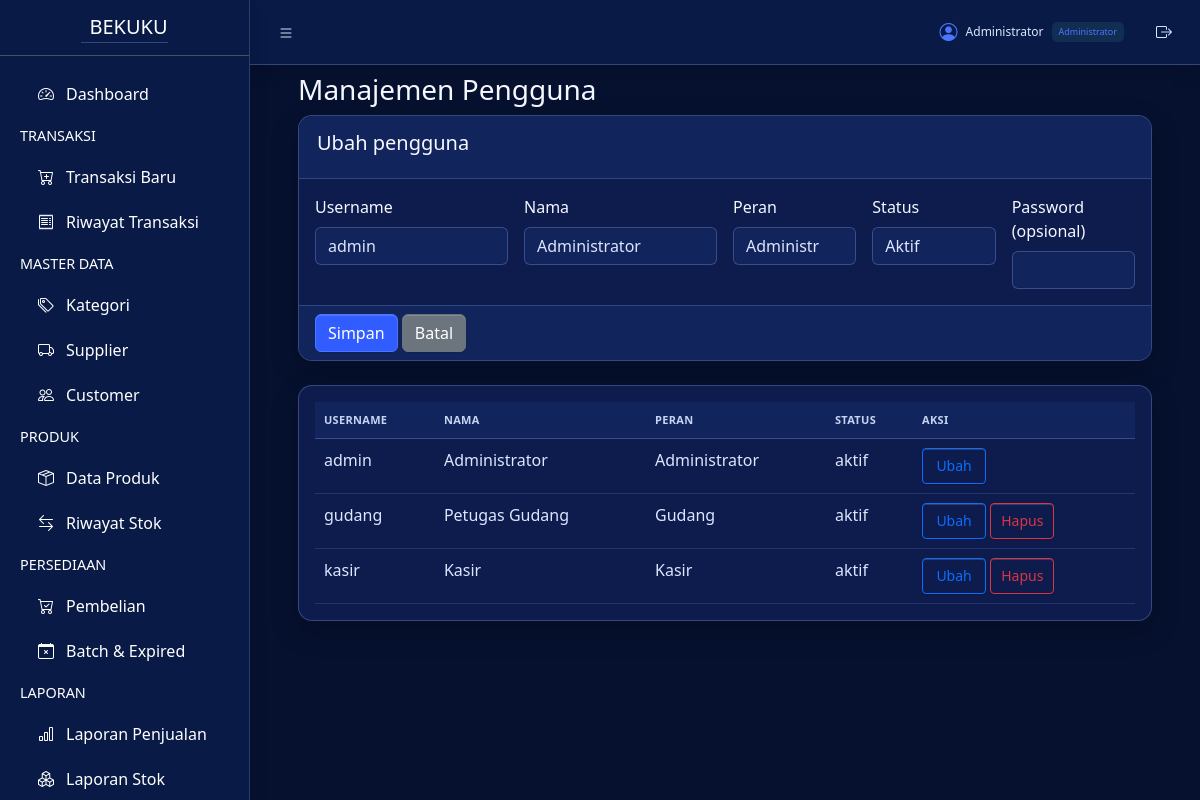
Page /users/index.php?edit=1 (signed in) on the committed database.
### tables this page shows
CREATE TABLE IF NOT EXISTS `users` (
  `user_id` INT UNSIGNED NOT NULL AUTO_INCREMENT,
  `username` VARCHAR(50) NOT NULL,
  `name` VARCHAR(100) NOT NULL,
  `password_hash` VARCHAR(255) NOT NULL,
  `role` ENUM('admin','kasir','gudang') NOT NULL,
  `status` ENUM('aktif','nonaktif') NOT NULL DEFAULT 'aktif',
  `created_at` TIMESTAMP NOT NULL DEFAULT CURRENT_TIMESTAMP,
  `updated_at` TIMESTAMP NOT NULL DEFAULT CURRENT_TIMESTAMP ON UPDATE CURRENT_TIMESTAMP,
  PRIMARY KEY (`user_id`),
  UNIQUE KEY `uq_users_username` (`username`),
  KEY `idx_users_role_status` (`role`, `status`)
);

### config/app.php (called while the page is built, shortened)
<?php
function bekuku_user(): array
{
    return $_SESSION['bekuku_user'] ?? [];
}
function bekuku_role_label(string $role): string
{
    return [
        'admin' => 'Administrator',
        'kasir' => 'Kasir',
        'gudang' => 'Gudang',
    ][$role] ?? ucfirst($role);
}
function bekuku_base_path(): string
{
    $requestPath = parse_url($_SERVER['REQUEST_URI'] ?? '/', PHP_URL_PATH) ?: '/';
    $segments = array_values(array_filter(explode('/', $requestPath), 'strlen'));
    if ($segments !== []) {
        $candidate = '/' . $segments[0];
        $documentRoot = (string) ($_SERVER['DOCUMENT_ROOT'] ?? '');
        $projectName = basename(dirname(__DIR__));
    }
    return '';
}
function bekuku_url(string $path = ''): string
{
    $base = bekuku_base_path();
    if ($path === '') {
        return $base === '' ? '/' : $base;
    }
    $normalized = '/' . ltrim($path, '/');
    return $base === '' ? $normalized : $base . $normalized;
}

### users/index.php (the view, shortened to what this page needs)
<?php
require_once __DIR__ . '/../config/app.php';
require_once __DIR__ . '/../config/database.php';
$editing = null;
if (isset($_GET['edit'])) {
    $stmt = $conn->prepare('SELECT user_id, username, name, role, status FROM users WHERE user_id = ?');
    $stmt->execute([(int) $_GET['edit']]);
    $editing = $stmt->fetch(PDO::FETCH_ASSOC) ?: null;
}
$users = $conn->query('SELECT user_id, username, name, role, status, created_at FROM users ORDER BY username')->fetchAll(PDO::FETCH_ASSOC);
?>
<!DOCTYPE html>
<html lang="id">
<head>
    <link rel="stylesheet" href="https://cdn.jsdelivr.net/npm/bootstrap-icons@1.13.1/font/bootstrap-icons.min.css">
    <link rel="stylesheet" href="<?= bekuku_url('assets/css/users.css') ?>?v=202610240033">
</head>
<body class="layout-fixed sidebar-expand-lg bg-body-tertiary">
<div class="app-wrapper">
    <?php require_once __DIR__ . '/../includes/header.php'; ?>
    <main class="app-main"><div class="app-content p-4">
        <div class="container-fluid">
            <h3>Manajemen Pengguna</h3>
            <div class="card mb-4"><div class="card-header"><h5><?= $editing ? 'Ubah pengguna' : 'Tambah pengguna' ?></h5></div>
                <form method="post"><input type="hidden" name="action" value="save">
                    <div class="card-body row g-3">
                        <div class="col-md-3"><label class="form-label">Username</label><input class="form-control" name="username" required value="<?= htmlspecialchars($editing['username'] ?? '', ENT_QUOTES, 'UTF-8') ?>"></div>
                        <div class="col-md-3"><label class="form-label">Nama</label><input class="form-control" name="name" required value="<?= htmlspecialchars($editing['name'] ?? '', ENT_QUOTES, 'UTF-8') ?>"></div>
                        <div class="col-md-2"><label class="form-label">Peran</label><select class="form-select" name="role"><?php foreach (['admin', 'kasir', 'gudang'] as $role): ?><option value="<?= $role ?>" <?= ($editing['role'] ?? '') === $role ? 'selected' : '' ?>><?= bekuku_role_label($role) ?></option><?php endforeach; ?></select></div>
                        <div class="col-md-2"><label class="form-label">Status</label><select class="form-select" name="status"><option value="aktif" <?= ($editing['status'] ?? 'aktif') === 'aktif' ? 'selected' : '' ?>>Aktif</option></select></div>
                        <div class="col-md-2"><label class="form-label">Password <?= $editing ? '(opsional)' : '' ?></label><input class="form-control" type="password" name="password" <?= $editing ? '' : 'required' ?> minlength="8"></div>
                    </div><div class="card-footer"><button class="btn btn-primary">Simpan</button><?php if ($editing): ?> <a class="btn btn-secondary" href="index.php">Batal</a><?php endif; ?></div>
                </form>
            </div>
            <div class="card"><div class="card-body table-responsive"><table class="table"><thead><tr><th>Username</th><th>Nama</th><th>Peran</th><th>Status</th><th>Aksi</th></tr></thead><tbody>
            <?php foreach ($users as $user): ?><tr><td><?= htmlspecialchars($user['username'], ENT_QUOTES, 'UTF-8') ?></td><td><?= htmlspecialchars($user['name'], ENT_QUOTES, 'UTF-8') ?></td><td><?= bekuku_role_label($user['role']) ?></td><td><?= htmlspecialchars($user['status'], ENT_QUOTES, 'UTF-8') ?></td><td><a class="btn btn-sm btn-outline-primary" href="?edit=<?= (int) $user['user_id'] ?>">Ubah</a> <?php if ((int) $user['user_id'] !== (int) (bekuku_user()['id'] ?? 0)): ?><form method="post" class="d-inline" data-delete-user-form><input type="hidden" name="action" value="delete"><input type="hidden" name="user_id" value="<?= (int) $user['user_id'] ?>"><?= bekuku_csrf_field() ?><button type="submit" class="btn btn-sm btn-outline-danger">Hapus</button></form><?php endif; ?></td></tr><?php endforeach; ?>
            </tbody></table></div></div>
        </div>
    </div></main>
    <?php require_once __DIR__ . '/../includes/sidebar.php'; ?>
</div>
</body></html>

### assets/css/popup-scrollbars.css (style rules this page uses)
html, body, * { scrollbar-color: #263d78 #07112f; scrollbar-width: thin; }

### rows in the picture
users: username "admin", name "Administrator", status "Aktif", role "Administrator", status "aktif"
users: username "gudang", name "Petugas Gudang", role "Gudang", status "aktif"
users: username "kasir", name "Kasir", role "Kasir", status "aktif"

### other values in the picture
$currentUser['name'] "Administrator"
bekuku_role_label($currentUser['role'] ?? '') "Administrator"
form field role "Administrator"
